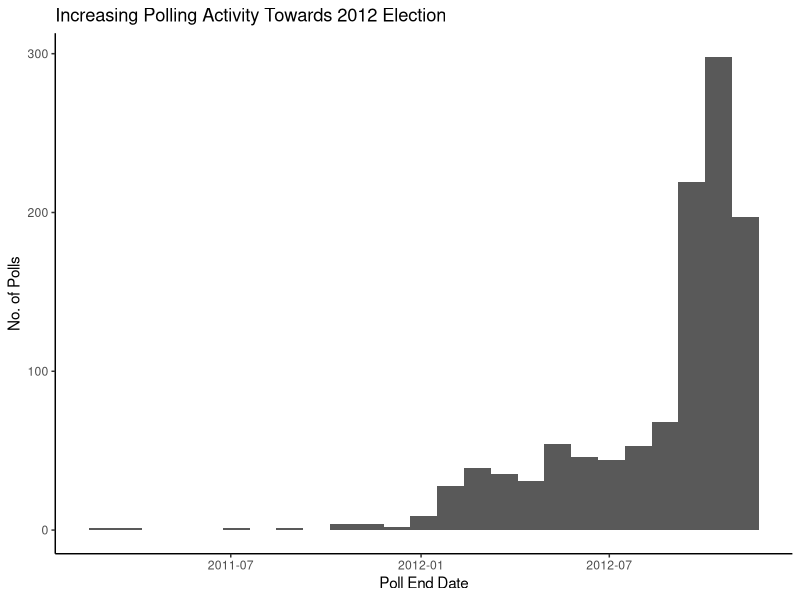
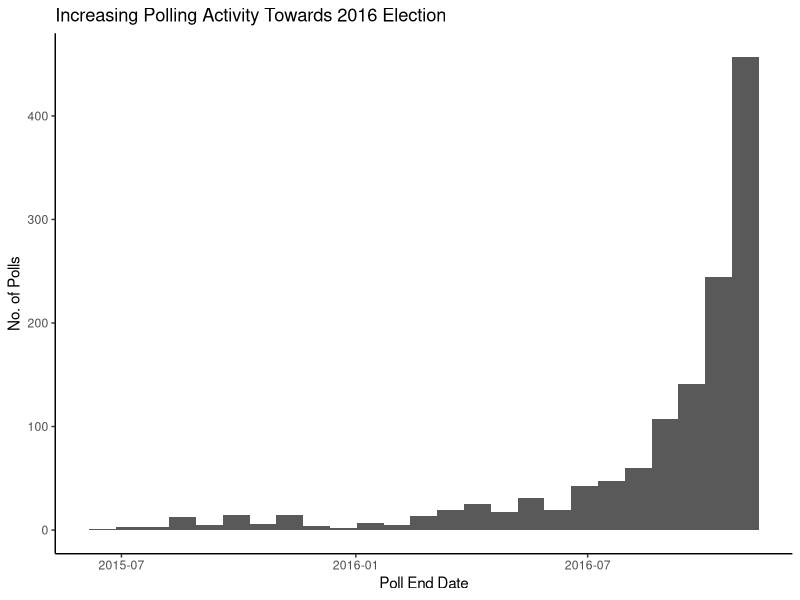
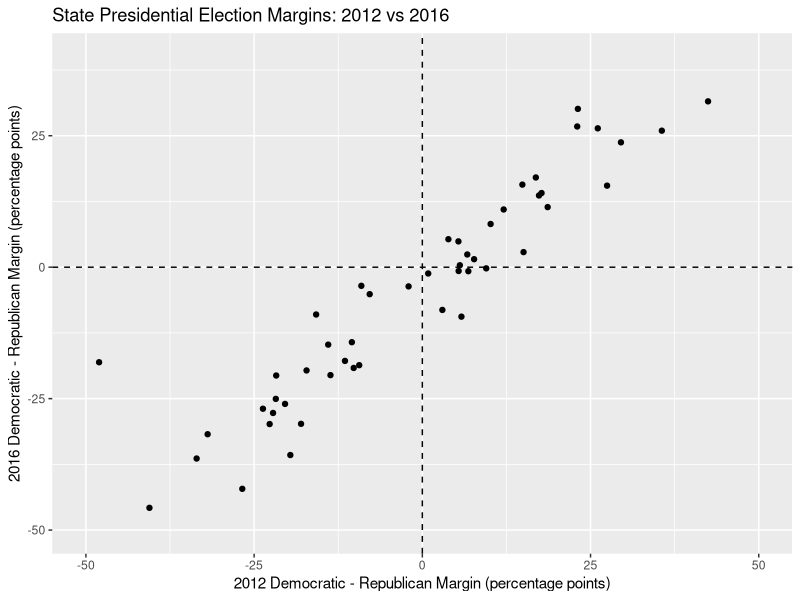

Recreate these plots in R, in order. (Note: this script raises an error after producing the figures.)
## ---- chunk 1
#| label: read in polling and election data sets
#| include: false

library(tidyverse)
election_results <- read_csv("data/clean/1976-2024-president-clean.csv")
polls_2012 <- read_csv("data/clean/state_polls_2012_clean.csv")
polls_2016 <- read_csv("data/clean/state_polls_2016_clean.csv")

## ---- chunk 2
ggplot(polls_2012, aes(x = end_date)) +
  geom_histogram(bins = 25) +
  labs(
    title = "Increasing Polling Activity Towards 2012 Election",
    x = "Poll End Date",
    y = "No. of Polls") +
  theme_classic()

ggplot(polls_2016, aes(x = end_date)) +
  geom_histogram(bins = 25) +
  labs(
    title = "Increasing Polling Activity Towards 2016 Election",
    x = "Poll End Date",
    y = "No. of Polls") +
  theme_classic()

## ---- chunk 3
#| label: scatter-2012-and-2016-election-margins 
#| fig-cap: "State election margins are mostly consistent in both years, but some 
#| states shifted from Democratic to Republican"

election_margin <- election_results %>%
  filter(year %in% c(2012, 2016), party_simplified %in% c("DEMOCRAT", "REPUBLICAN")) %>%
  group_by(year, state, party_simplified) %>%
  summarise(votes = sum(candidatevotes), totalvotes = first(totalvotes), .groups = "drop") %>%
  pivot_wider(names_from = party_simplified, values_from = votes) %>%
  mutate(margin = (DEMOCRAT - REPUBLICAN) / totalvotes * 100) %>%
  select(year, state, margin) %>%
  pivot_wider(names_from = year, values_from = margin, names_prefix = "margin_")

ggplot(election_margin, aes(x = margin_2012, y = margin_2016)) +
  geom_point() +
  geom_hline(yintercept = 0, linetype = "dashed") +
  geom_vline(xintercept = 0, linetype = "dashed") +
  coord_cartesian(xlim = c(-50, 50), ylim = c(-50, 40)) +
  labs(
    title = "State Presidential Election Margins: 2012 vs 2016",
    x = "2012 Democratic - Republican Margin (percentage points)",
    y = "2016 Democratic - Republican Margin (percentage points)"
  )

## ---- chunk 4
#| label: scatter-competitiveness-and-poll-count 
#| fig-cap: "States with competitive election results appeared to receive greater
#| polling coverage in week before elections for both 2012 and 2016"

# Count final-week polls for each state
poll_counts_2012 <- polls_2012 %>%
  filter(end_date >= as.Date("2012-10-30"), end_date < as.Date("2012-11-06")) %>%
  distinct(state, poll_id) %>%
  count(state, name = "poll_counts") %>%
  mutate(year = 2012)

poll_counts_2016 <- polls_2016 %>%
  filter(end_date >= as.Date("2016-11-01"), end_date < as.Date("2016-11-08")) %>%
  distinct(state, poll_id) %>%
  count(state, name = "poll_counts") %>%
  mutate(year = 2016)

# Combine both years and add election competitiveness
polling_competitiveness <- bind_rows(poll_counts_2012, poll_counts_2016) %>%
  left_join(election_margin %>%
      pivot_longer(cols = c(margin_2012, margin_2016), names_to = "year", values_to = "margin") %>%
      mutate(year = as.numeric(str_remove(year, "margin_")), competitiveness = abs(margin)) %>%
      select(state, year, competitiveness),by = c("state", "year"))

ggplot(polling_competitiveness, aes(x = competitiveness, y = poll_counts, colour = factor(year))) +
  geom_point() +
  geom_smooth(method = "lm", se = FALSE) +
  labs(
    title = "State Competitiveness And Polling In The Week Before Elections",
    x = "Absolute Election Margin (percentage points)",
    y = "Number of Final-Week Polls",
    colour = "Election Year"
  )
## ---- chunk 5
#| label: boxplot-polling-error-2012-and-2016 
#| fig-cap: "Polling leaning more Republican than actual election in 2012, whereas polling leaning more Democratic than actual election in 2016, with greater variation in 2016"

# Calculate average final-week polling margin for each state in 2012
poll_margin_2012 <- polls_2012 %>%
  filter(candidate %in% c("Obama", "Romney"), end_date >= as.Date("2012-10-30"),
    end_date < as.Date("2012-11-06")) %>%
  select(poll_id, state, candidate, support) %>%
  pivot_wider(names_from = candidate, values_from = support) %>%
  mutate(poll_margin = Obama - Romney) %>%
  group_by(state) %>%
  summarise(poll_margin = mean(poll_margin, na.rm = TRUE)) %>%
  mutate(year = "2012")

# Calculate average final-week polling margin for each state in 2016
poll_margin_2016 <- polls_2016 %>%
  filter(candidate %in% c("Clinton", "Trump"), end_date >= as.Date("2016-11-01"),
  end_date < as.Date("2016-11-08")) %>%
  select(poll_id, state, candidate, support) %>%
  pivot_wider(names_from = candidate, values_from = support) %>%
  mutate(poll_margin = Clinton - Trump) %>%
  group_by(state) %>%
  summarise(poll_margin = mean(poll_margin, na.rm = TRUE)) %>%
  mutate(year = "2016")

# Combine polling margins and calculate polling error
polling_errors <- bind_rows(poll_margin_2012,poll_margin_2016) %>%
  left_join(election_margin %>%
      pivot_longer(cols = c(margin_2012, margin_2016), names_to = "year", values_to = "election_margin") %>%
      mutate(year = str_remove(year, "margin_")),
    by = c("state", "year")
  ) %>%  mutate(polling_error = poll_margin - election_margin)

ggplot(polling_errors,aes(x = year, y = polling_error)) +
  geom_boxplot() +
  geom_hline(yintercept = 0, linetype = "dashed") +
  labs(
    title = "Final-Week State Polling Error: 2012 vs 2016",
    x = "Election Year",
    y = "Polling Error (% points)"
  )

## ---- chunk 6
#| label: scatter-competitive-state-polls-in-2016
#| fig-cap: "Many competitive states had average polling opposing the leading party from actual election votes"

# Select competitive states from 2016
competitive_2016 <- polling_errors %>%
  filter(
    year == "2016",
    abs(election_margin) <= 10
  )

ggplot(competitive_2016,  aes(x = election_margin, y = poll_margin)) +
  geom_point() +
  geom_hline(yintercept = 0, linetype = "dashed") +
  geom_vline(xintercept = 0, linetype = "dashed") +
  labs(
    title = "2016 Final-Week Polling in Competitive States",
    x = "Actual Election Margin (percentage points)",
    y = "Average Final-Week Polling Margin (percentage points)")
